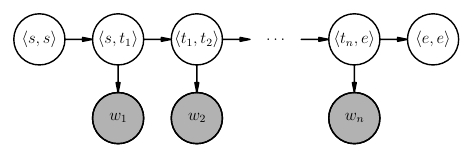

This chart was generated by the following Python code:
#!/usr/bin/env python
# -*- coding: utf-8 -*-

from matplotlib import rc
rc("font", family="serif", size=12)
rc("text", usetex=True)

import daft

pgm = daft.PGM([6, 2], origin=[0, 0], node_unit=1.3)

pgm.add_node(daft.Node("start", r"$\left < s, s \right >$", 0.5, 1.5))
pgm.add_node(daft.Node("t1", r"$\left < s, t_1 \right >$", 1.5, 1.5))
pgm.add_node(daft.Node("t2", r"$\left < t_1, t_2 \right >$", 2.5, 1.5))
pgm.add_node(daft.Node("ldots", r"\ldots", 3.5, 1.5,
                       plot_params={"ec": "none"}))
pgm.add_node(daft.Node("tn", r"$\left < t_n, e \right >$", 4.5, 1.5))
pgm.add_node(daft.Node("end", r"$\left < e, e \right >$", 5.5, 1.5))

pgm.add_node(daft.Node("w1", r"$w_1$", 1.5, 0.5, observed=True))
pgm.add_node(daft.Node("w2", r"$w_2$", 2.5, 0.5, observed=True))
pgm.add_node(daft.Node("wn", r"$w_n$", 4.5, 0.5, observed=True))

pgm.add_edge("start", "t1")
pgm.add_edge("t1", "t2")
pgm.add_edge("t2", "ldots")
pgm.add_edge("ldots", "tn")
pgm.add_edge("tn", "end")

pgm.add_edge("t1", "w1")
pgm.add_edge("t2", "w2")
pgm.add_edge("tn", "wn")

pgm.render()
pgm.figure.savefig("pgm.pdf")
